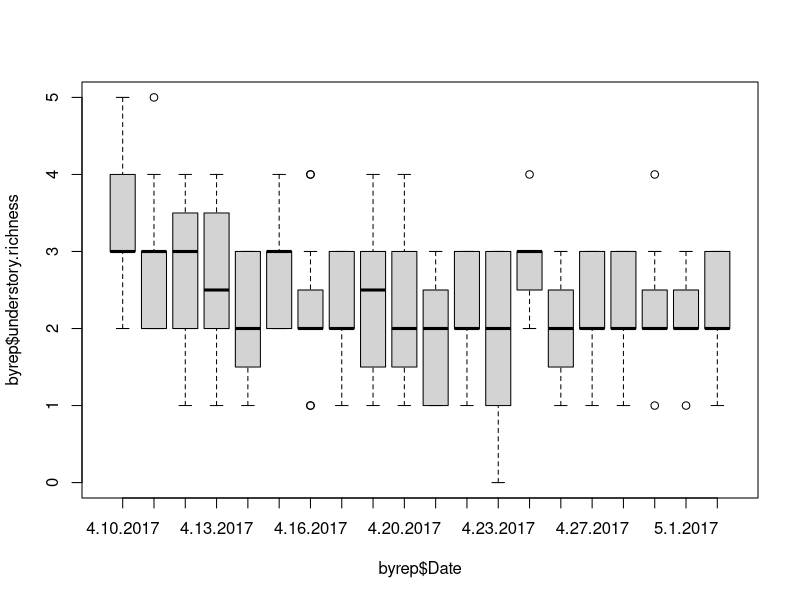
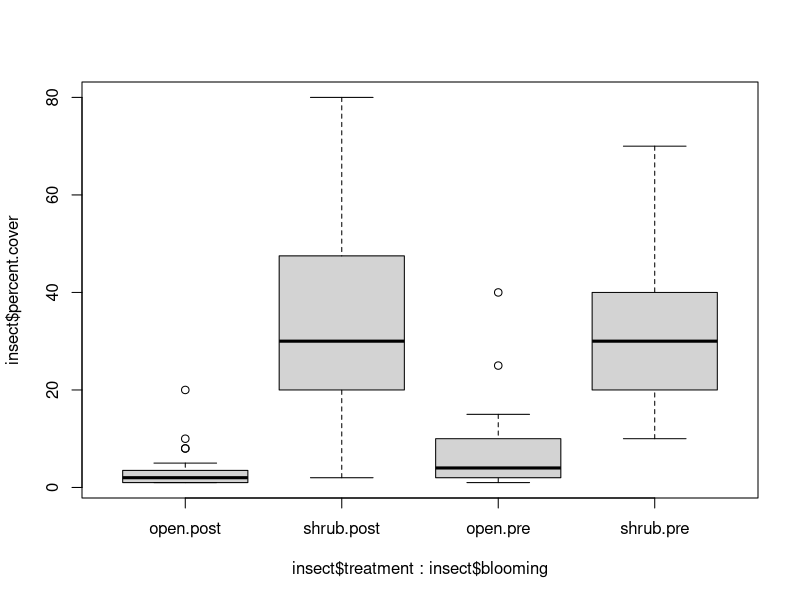
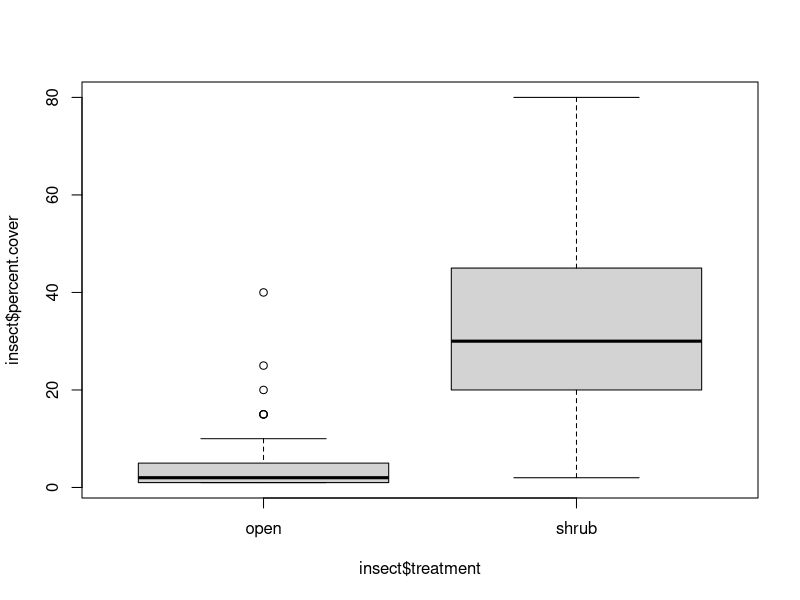
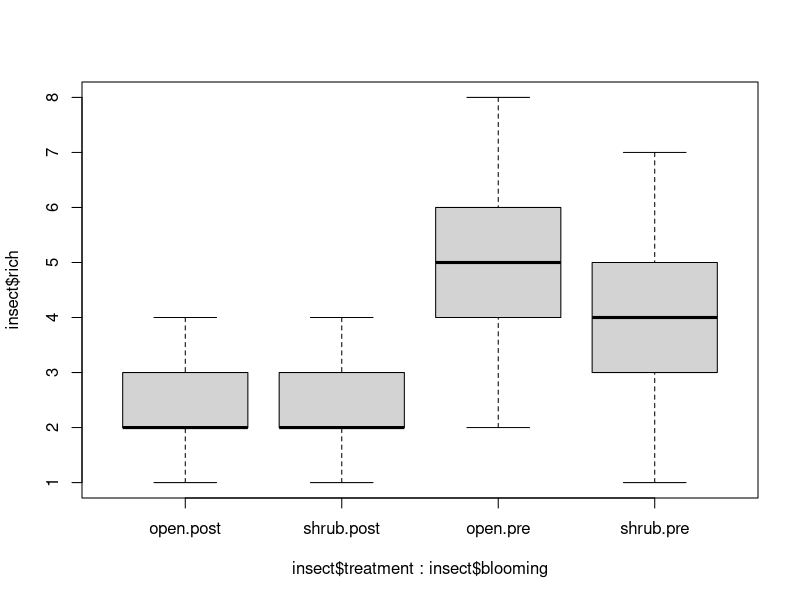
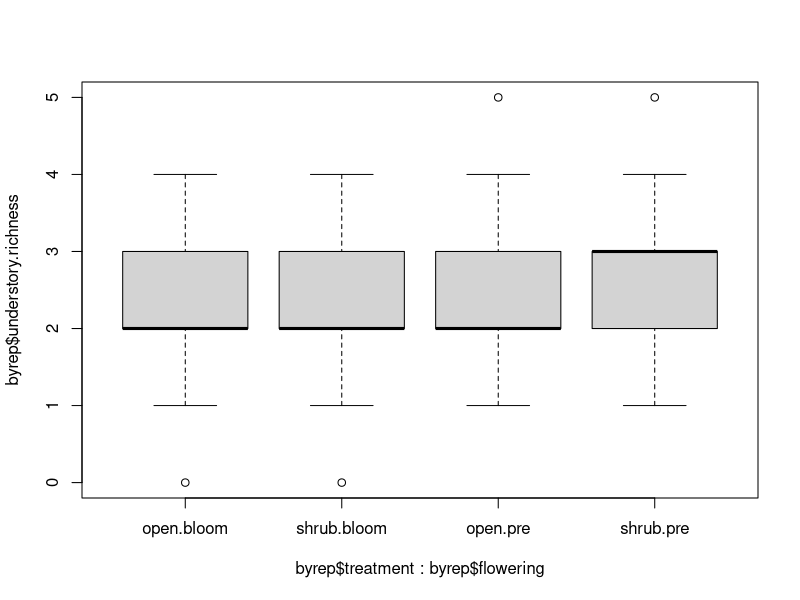
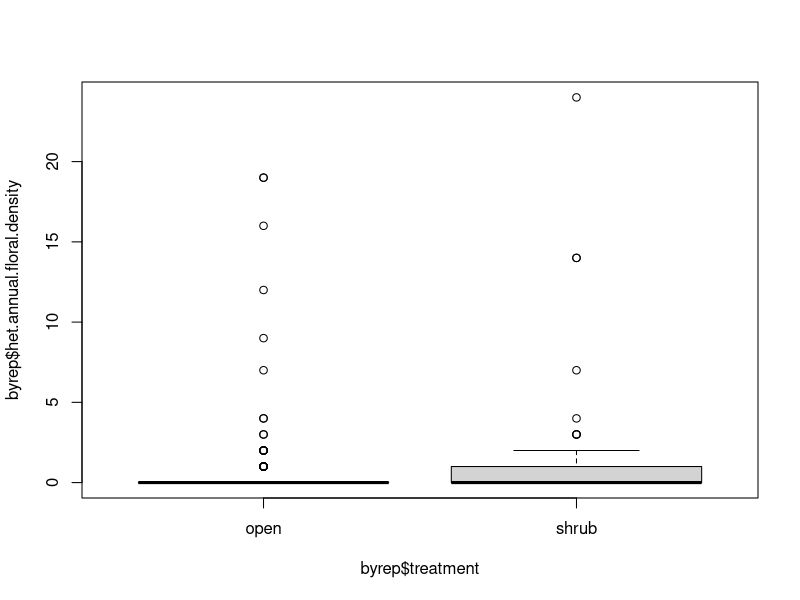
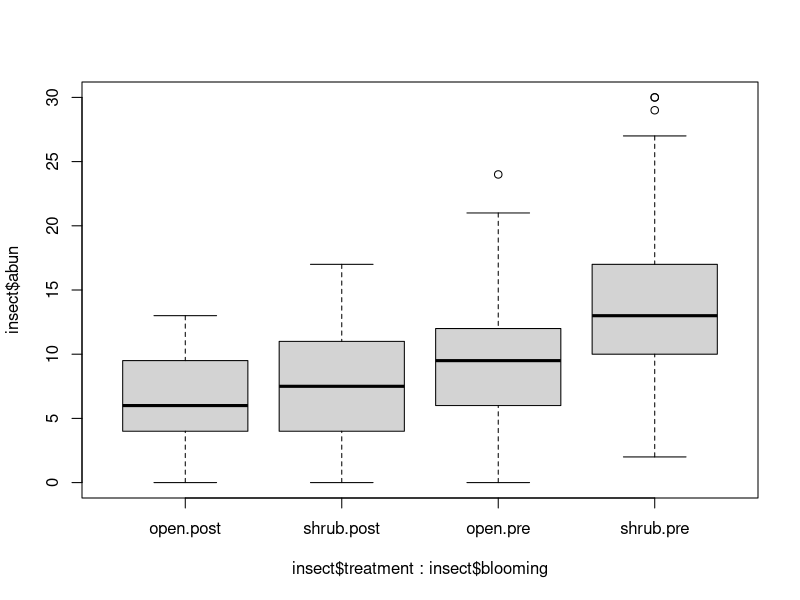
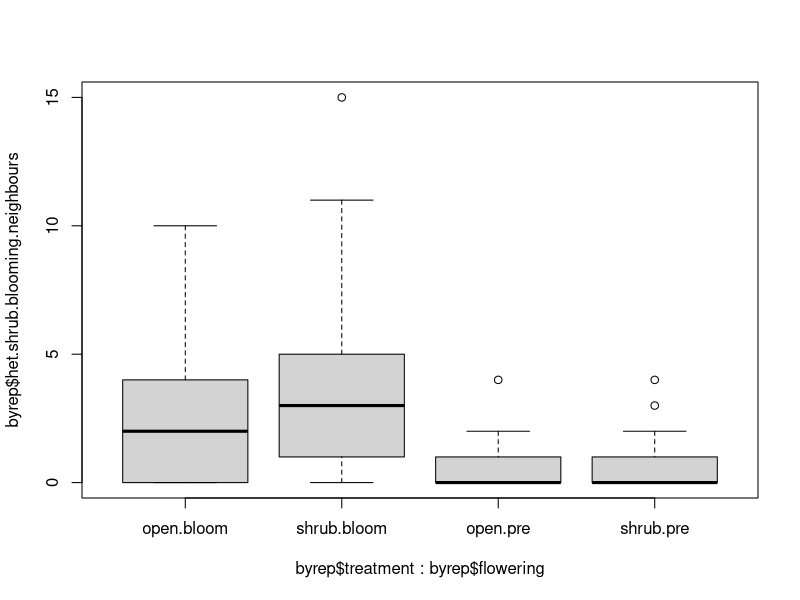

Recreate these plots in R, in order.
#veg EDA
library(dplyr)
library(ggplot2)

byrep <- read.csv("byrep_cleaned.csv")
insect <- read.csv("Clean Data/metadata_nobeetle.csv")
boxplot(byrep$understory.richness ~ byrep$Date)

boxplot(insect$percent.cover ~ insect$treatment + insect$blooming)
boxplot(insect$percent.cover ~ insect$treatment)
boxplot(insect$rich ~ insect$treatment + insect$blooming)
boxplot(byrep$understory.richness ~ byrep$treatment + byrep$flowering)

boxplot(byrep$het.annual.floral.density~ byrep$treatment)
boxplot(insect$abun ~ insect$treatment + insect$blooming)

boxplot(byrep$het.shrub.blooming.neighbours ~ byrep$treatment + byrep$flowering)
boxplot(byrep$het.cactus.blooming.neighbours ~ byrep$treatment + byrep$flowering)


w1 <- wilcox.test(abun~blooming, data = insect)
w1
